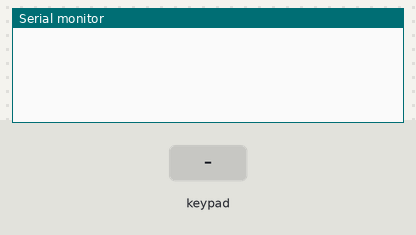
Simulated run of this sketch. Board: Arduino Uno, built with avr-gcc and run on an emulated ATmega328P. On the bench: the last lines printed to the serial monitor. Wiring (inferred from the names in the program): 4×4 keypad with keys 1 2 3 A 4 5 6 B 7 8 9 C * 0 # D: rows pin 11, pin 10, pin 9, pin 8; columns pin 7, pin 6, pin 5, pin 4. The test bench sets the inputs (shaded band).

Above: at 1.2 s.
1.3 s: key '1' pressed
At 2.5 s:
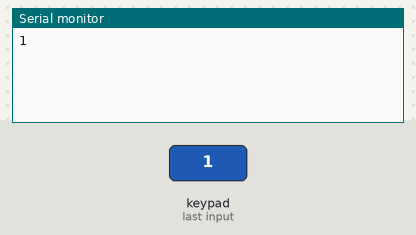
2.8 s: keypad keys 1 1 1 0 9 8 # pressed 0.4 s apart
At 5.7 s:
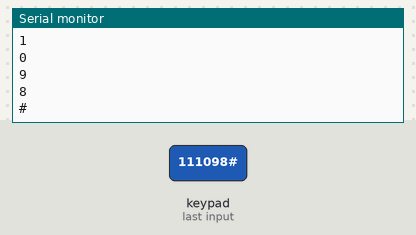
7.1 s: key 'A' pressed
At 8.3 s:
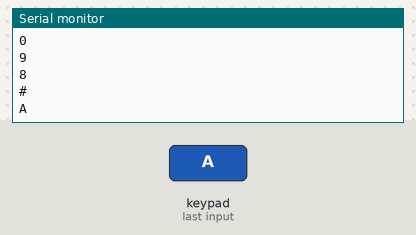
8.6 s: keypad keys 1 1 1 0 9 8 * pressed 0.4 s apart
At 11.6 s:
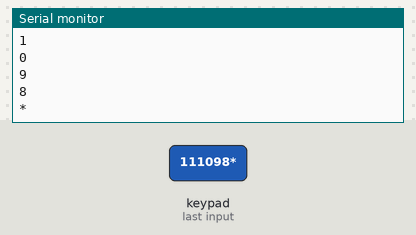
12.9 s: key 'B' pressed
At 14.1 s:
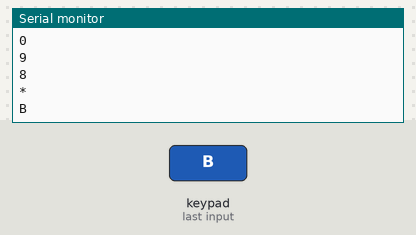
14.4 s: keypad keys 1 1 1 0 9 8 D pressed 0.4 s apart
At 17.4 s:
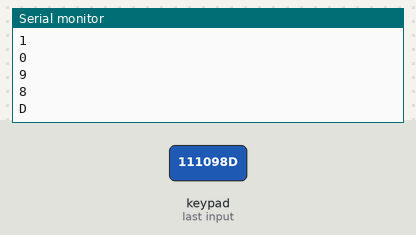
Timing chart, 0 to 18.9 s (numbered marks = the images above; inputs shaded):
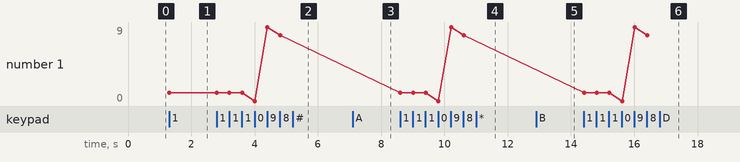

Measured:
- after the input at 1.3 s, the serial monitor: prints a new line at once (image 1)
- after the input at 2.8 s, the serial monitor: prints a new line after 1.2 s (image 2)
- after the input at 7.1 s, the serial monitor: prints a new line at once (image 3)
- after the input at 8.6 s, the serial monitor: prints a new line at once (image 4)
- after the input at 12.9 s, the serial monitor: prints a new line at once (image 5)
- after the input at 14.4 s, the serial monitor: prints a new line at once (image 6)
- plotted number 1: 1 → 8 after the input at 2.8 s

The sketch:

Ex3bCode.ino
```cpp
// (C) Faiza Amjad, Tehreem Asif Group: 11 __ (2024)
// Work package 3
// Exercise 3b
// Submission code: 809093 (provided by your TA-s)
// Define constants for pin connections
#define ROWS 4    // Number of rows in the keyboard
#define COLS 4    // Number of columns in the keyboard

// Define the key mapping matrix
char keys[ROWS][COLS] = {
  {'1', '2', '3', 'A'},
  {'4', '5', '6', 'B'},
  {'7', '8', '9', 'C'},
  {'*', '0', '#', 'D'}
};

// Define the pin numbers for the rows and columns
int rowPins[ROWS] = {11, 10, 9, 8};    // Connect these to the row pins of the keyboard
int colPins[COLS] = {7, 6, 5, 4};    // Connect these to the column pins of the keyboard

void setup() {
  Serial.begin(9600);

  // Set up row pins as OUTPUT and drive them HIGH
  pinMode(rowPins[0], OUTPUT);
  pinMode(rowPins[1], OUTPUT);
  pinMode(rowPins[2], OUTPUT);
  pinMode(rowPins[3], OUTPUT);
  digitalWrite(rowPins[0], HIGH);
  digitalWrite(rowPins[1], HIGH);
  digitalWrite(rowPins[2], HIGH);
  digitalWrite(rowPins[3], HIGH);

  // Set up column pins as INPUT with internal pull-up resistors
  pinMode(colPins[0], INPUT_PULLUP);
  pinMode(colPins[1], INPUT_PULLUP);
  pinMode(colPins[2], INPUT_PULLUP);
  pinMode(colPins[3], INPUT_PULLUP);
}

void loop() {
  // Iterate through each row
  for (int row = 0; row < ROWS; row++) {
    // Drive the current row LOW and check if it's pressed
    digitalWrite(rowPins[row], LOW);

    // Iterate through each column
    for (int col = 0; col < COLS; col++) {
      // Check if the current column is LOW (button pressed)
      if (digitalRead(colPins[col]) == LOW) {
        // Get the pressed key from the keys matrix
        char pressedKey = keys[row][col];

        // Print the pressed key
        Serial.println(pressedKey);

        // Delay to avoid rapid key detection due to button debounce
        delay(100);
      }
    }

    // Drive the current row HIGH again
    digitalWrite(rowPins[row], HIGH);
  }

  // Delay for one second before checking for keys again
  delay(100);
}
```
